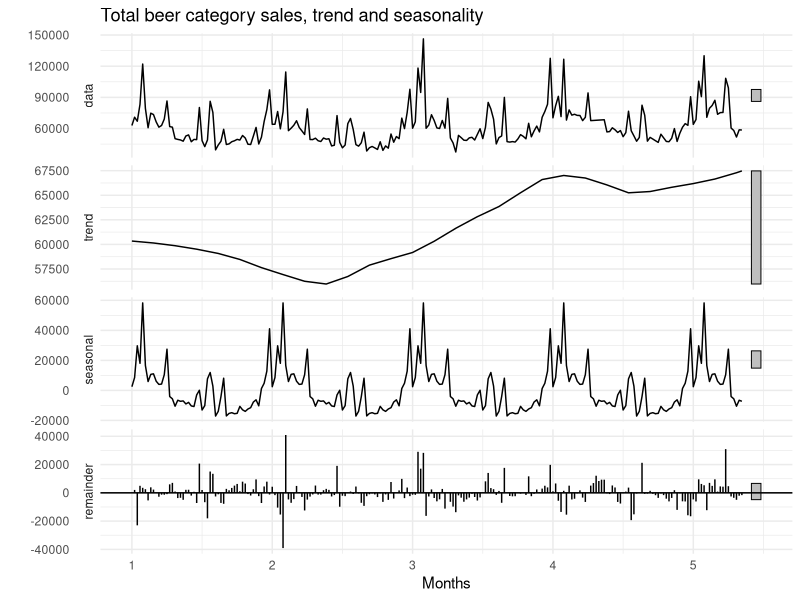
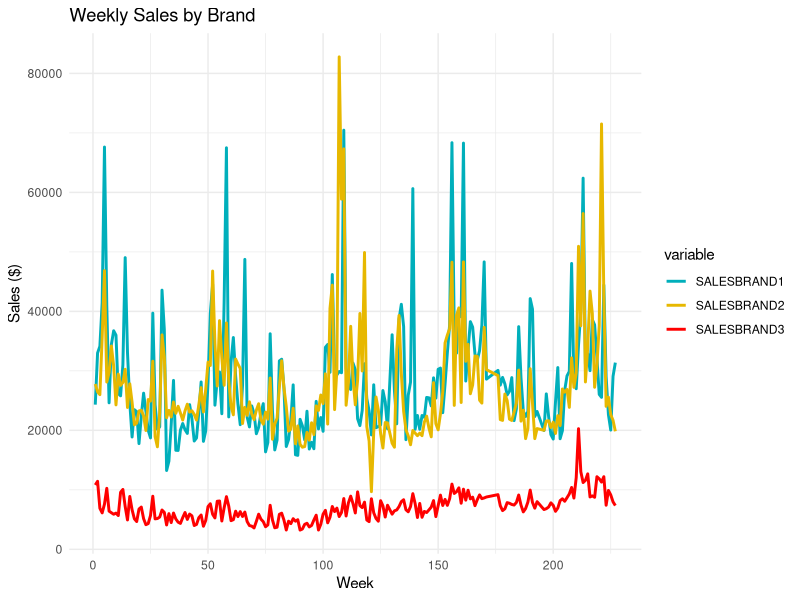
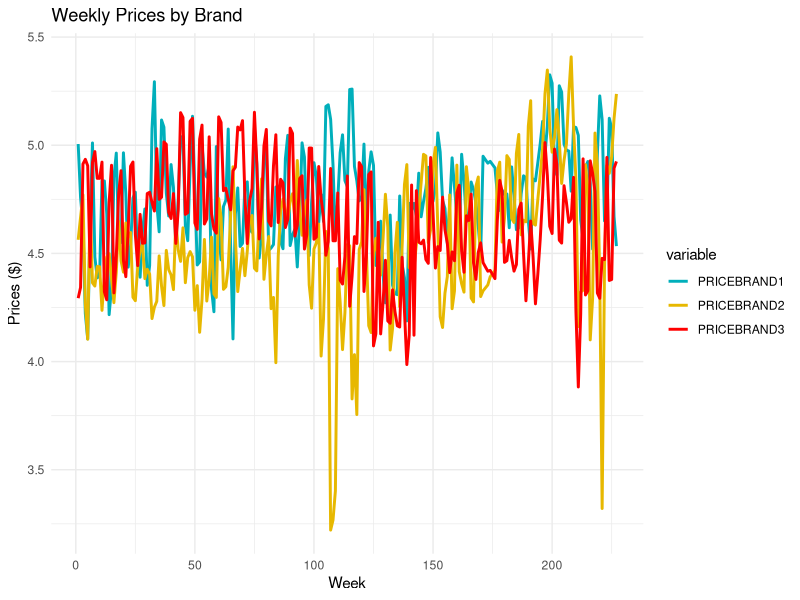
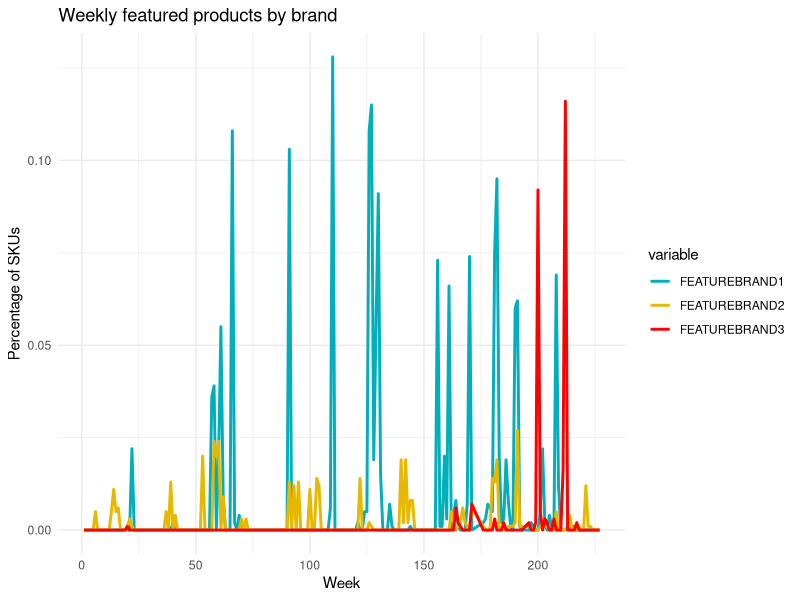
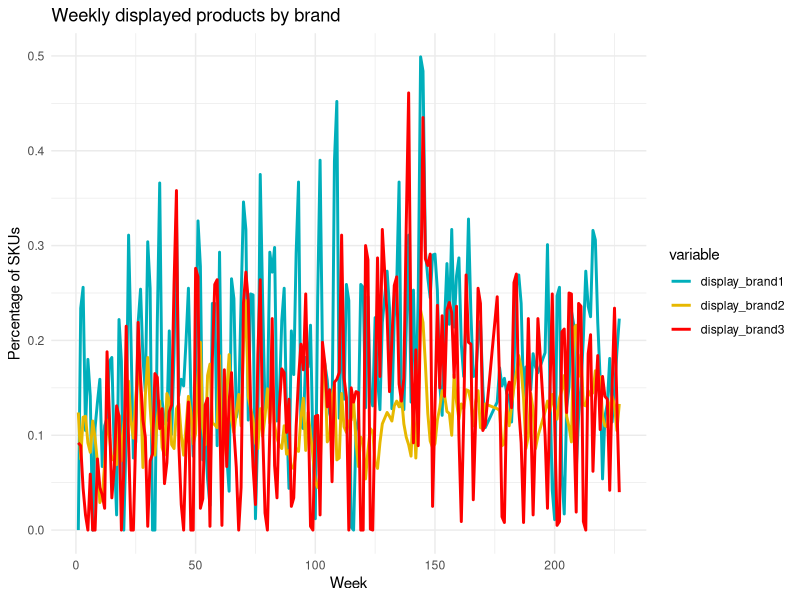

Here is the R script that generated these plots, in order:
## ---- chunk 1
knitr::opts_chunk$set(echo = FALSE)
## ---- chunk 2
library(readxl)
library(tidyr)
library(dplyr)
library(forecast)
library(ggplot2)
library(kableExtra)
## ---- chunk 3
main_features <- c("Week",
                  "CategorySales",
                  "SALESBRAND1",
                  "SALESBRAND2",
                  "SALESBRAND3",
                  "PRICEBRAND1",
                  "PRICEBRAND2",
                  "PRICEBRAND3",
                  "display_brand1",
                  "display_brand2",
                  "display_brand3",
                  "FEATUREBRAND1",
                  "FEATUREBRAND2",
                  "FEATUREBRAND3")
              
add_features <- c("RETAILERMARGINBRAND1",
                  "RETAILERMARGINBRAND2",
                  "RETAILERMARGINBRAND3",
                  "WHOLESALEPRICE1",
                  "WHOLESALEPRICE2",
                  "WHOLESALEPRICE3")


data <- read_excel("./data/beer_data_chicago_Dominicks.xlsx")

store_data <- data %>% select(main_features)
kable(head(store_data))

## ---- chunk 4
stl(ts(store_data$CategorySales,frequency = 52), s.window = 'periodic') %>% 
  autoplot + 
  theme_minimal() +
  ggtitle("Total beer category sales, trend and seasonality") +
  xlab("Months")
## ---- chunk 5
plot_variable_by_brand <- function(data, variable, title, ylabel){
  #plots specified variable by brand
  
  #select cols and reshape dataframe
  df_data <- data %>%
    select(Week, paste0(variable,"1"), paste0(variable,"2"), paste0(variable,"3")) %>%
    gather(key="variable",value="value", -Week)


  return (ggplot(df_data, aes(x=Week, y=value)) +
    geom_line(aes(color=variable), size=1) +
    scale_color_manual(values = c("#00AFBB", "#E7B800", "#ff0000")) +
    theme_minimal() +
    ggtitle(title) +
    ylab(ylabel))
}
## ---- chunk 6
plot_variable_by_brand(data,"SALESBRAND","Weekly Sales by Brand","Sales ($)")
plot_variable_by_brand(data,"PRICEBRAND","Weekly Prices by Brand","Prices ($)")
plot_variable_by_brand(data,"FEATUREBRAND","Weekly featured products by brand", "Percentage of SKUs")
plot_variable_by_brand(data,"display_brand","Weekly displayed products by brand","Percentage of SKUs")

## ---- chunk 7
set.seed(42)

SPLIT = 0.75
smp_size <- floor(nrow(store_data)*SPLIT)

train_ind <- sample(seq_len(nrow(store_data)), size = smp_size)

train <- store_data[train_ind, ]
test <- store_data[-train_ind, ]
## ---- chunk 8
brand1 <- store_data %>% 
  select(-Week,-CategorySales,-SALESBRAND2,-SALESBRAND3) %>%
  lapply(function(x){return(log(x+0.001))}) %>%
  as.data.frame()

brand1.model <- lm(SALESBRAND1 ~ ., data=brand1)
summary(brand1.model)


brand2 <- store_data %>% 
  select(-Week,-CategorySales,-SALESBRAND1,-SALESBRAND3) %>%
  lapply(function(x){return(log(x+0.001))}) %>%
  as.data.frame()

brand2.model <- lm(SALESBRAND2 ~ ., data=brand2)
summary(brand2.model)


brand3 <- store_data %>% 
  select(-Week,-CategorySales,-SALESBRAND1,-SALESBRAND2) %>%
  lapply(function(x){return(log(x+0.001))}) %>%
  as.data.frame()

brand3.model <- lm(SALESBRAND3 ~ ., data=brand3)
summary(brand3.model)



categoryTotal <- store_data %>% 
  select(-Week,-SALESBRAND1,-SALESBRAND2, -SALESBRAND3) %>%
  lapply(function(x){return(log(x+0.001))}) %>%
  as.data.frame()

categoryTotal.model <- lm(CategorySales ~ ., data=categoryTotal)
summary(categoryTotal.model)
